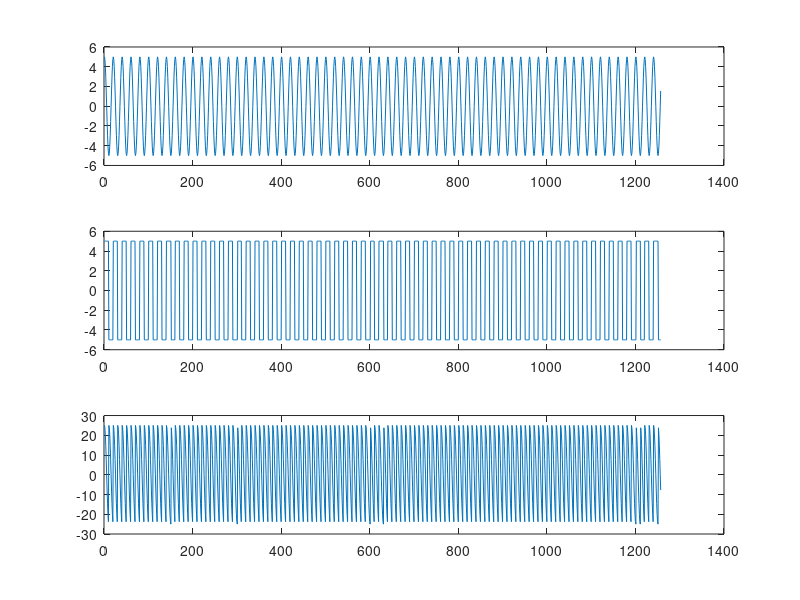

Source code (MATLAB):

 f1=input('enter  the frequency of carrier signal'); 
f2=input('enter the frequency of pulse'); 
t=0:0.01:4*pi; 
A=input('enter  the amplitude of carrier signal');
B=input('enter the amplitude of pulse'); 
x=A*cos(2*pi*f1.*t); 
y=B*square(2*pi*f2*t); 
z=x.*y; 
subplot(3,1,1); 
plot(x); 
subplot(3,1,2); 
plot(y); 
subplot(3,1,3); 
plot(z);
